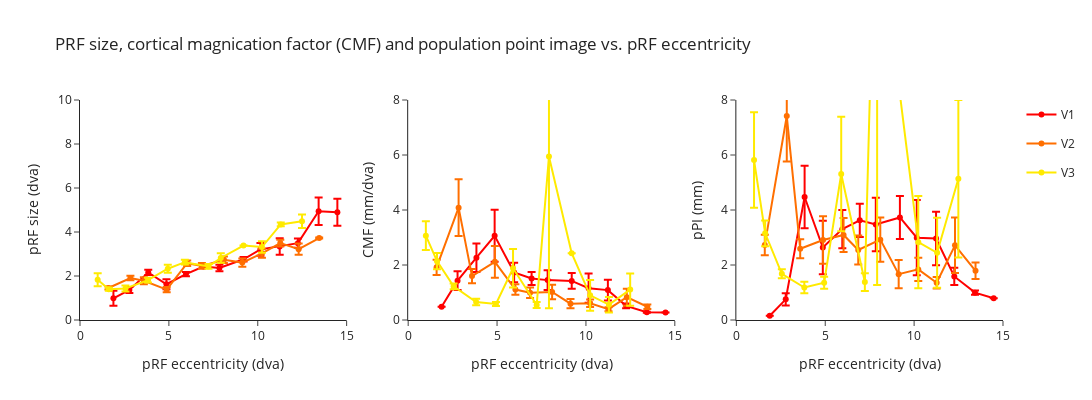

Notebook code cell kept with this figure:
### Code cell
fig = make_subplots(rows=1, cols=3)
roi_colors = px.colors.sequential.Rainbow_r

for roi_num, roi in enumerate(rois):
    #get bins
    df_roi = df.loc[(df.rsq>=0.3) & (df.roi_num==roi_num)]
    ecc_min_bins, ecc_max_bins, ecc_step_bins = 0, 15, 15
    bins = np.linspace(ecc_min_bins, ecc_max_bins, ecc_step_bins)
    df_bin = df_roi.groupby(pd.cut(df_roi['ecc'], bins=bins))

    # Make Figure
    fig.add_trace(go.Scatter(x=df_bin.mean().ecc, y=df_bin.mean()['size'], error_y=dict(type='data', array=df_bin.sem()['size']),
                             name = roi, legendgroup=roi, showlegend=True, line_color = roi_colors[roi_num]), row=1, col=1)
    fig.add_trace(go.Scatter(x=df_bin.mean().ecc, y=df_bin.mean().cmf, error_y=dict(type='data', array=df_bin.sem().cmf),
                             legendgroup=roi, showlegend=False, line_color =  roi_colors[roi_num]), row=1, col=2)
    fig.add_trace(go.Scatter(x=df_bin.mean().ecc, y=df_bin.mean().ppi, error_y=dict(type='data', array=df_bin.sem().ppi),
                             legendgroup=roi, showlegend=False, line_color =  roi_colors[roi_num]), row=1, col=3)

fig.update_layout(template= 'simple_white',
                  xaxis_title="pRF eccentricity (dva)", xaxis_range = [ecc_min_bins, ecc_max_bins],
                  xaxis2_title="pRF eccentricity (dva)", xaxis2_range = [ecc_min_bins, ecc_max_bins],
                  xaxis3_title="pRF eccentricity (dva)", xaxis3_range = [ecc_min_bins, ecc_max_bins],
                  yaxis_title="pRF size (dva)", yaxis_range = [0, 10],
                  yaxis2_title="CMF (mm/dva)", yaxis2_range = [0, 8],
                  yaxis3_title="pPI (mm)", yaxis3_range = [0, 8])

title = "PRF size, cortical magnication factor (CMF) and population point image vs. pRF eccentricity"
fig.update_layout(height=400, width=1200, title_text=title)
fig.show()

### Figure 1 — Plotly figure (JSON) as saved in the notebook; plotly's stock layout.template omitted (floating-point values rounded to 4 significant figures)
{"data": [{"error_y": {"array": [null, 0.3456, 0.1334, 0.1146, 0.225, 0.09495, 0.06747, 0.149, 0.09979, 0.2913, 0.3792, 0.2154, 0.6231, 0.6132], "type": "data"}, "legendgroup": "V1", "line": {"color": "rgb(255,0,0)"}, "name": "V1", "showlegend": true, "type": "scatter", "x": [null, 1.88, 2.777, 3.84, 4.864, 5.96, 6.943, 7.843, 9.2, 10.15, 11.23, 12.26, 13.42, 14.48], "xaxis": "x", "y": [null, 0.9879, 1.366, 2.164, 1.625, 2.087, 2.433, 2.361, 2.76, 3.211, 3.34, 3.494, 4.942, 4.893], "yaxis": "y"}, {"error_y": {"array": [null, null, 0.3413, 0.5168, 0.9484, 0.3582, 0.2363, 0.3594, 0.2838, 0.5332, 0.3773, 0.08773, 0.0194, null], "type": "data"}, "legendgroup": "V1", "line": {"color": "rgb(255,0,0)"}, "showlegend": false, "type": "scatter", "x": [null, 1.88, 2.777, 3.84, 4.864, 5.96, 6.943, 7.843, 9.2, 10.15, 11.23, 12.26, 13.42, 14.48], "xaxis": "x2", "y": [null, 0.4828, 1.43, 2.264, 3.064, 1.727, 1.51, 1.45, 1.422, 1.157, 1.087, 0.5152, 0.2801, 0.277], "yaxis": "y2"}, {"error_y": {"array": [null, null, 0.2244, 1.136, 0.9731, 0.6991, 0.6031, 0.9718, 0.779, 1.365, 0.9733, 0.3126, 0.07378, null], "type": "data"}, "legendgroup": "V1", "line": {"color": "rgb(255,0,0)"}, "showlegend": false, "type": "scatter", "x": [null, 1.88, 2.777, 3.84, 4.864, 5.96, 6.943, 7.843, 9.2, 10.15, 11.23, 12.26, 13.42, 14.48], "xaxis": "x3", "y": [null, 0.1525, 0.7501, 4.472, 2.635, 3.304, 3.623, 3.474, 3.728, 2.994, 2.964, 1.584, 0.9951, 0.7886], "yaxis": "y3"}, {"error_y": {"array": [null, 0.07271, 0.1063, 0.1612, 0.1226, 0.1251, 0.1345, 0.1461, 0.1881, 0.2048, 0.1537, 0.2545, 0.02544, null], "type": "data"}, "legendgroup": "V2", "line": {"color": "rgb(255,111,0)"}, "name": "V2", "showlegend": true, "type": "scatter", "x": [null, 1.599, 2.837, 3.592, 4.877, 6.032, 6.857, 8.097, 9.131, 10.23, 11.27, 12.3, 13.45, null], "xaxis": "x", "y": [null, 1.454, 1.91, 1.786, 1.38, 2.582, 2.459, 2.739, 2.61, 3.032, 3.497, 3.221, 3.725, null], "yaxis": "y"}, {"error_y": {"array": [null, 0.2763, 1.031, 0.2584, 0.5752, 0.192, 0.1913, 0.2657, 0.1666, 0.1342, 0.07002, 0.3085, 0.08479, null], "type": "data"}, "legendgroup": "V2", "line": {"color": "rgb(255,111,0)"}, "showlegend": false, "type": "scatter", "x": [null, 1.599, 2.837, 3.592, 4.877, 6.032, 6.857, 8.097, 9.131, 10.23, 11.27, 12.3, 13.45, null], "xaxis": "x2", "y": [null, 1.917, 4.085, 1.596, 2.115, 1.109, 0.9909, 1.02, 0.5938, 0.6084, 0.3923, 0.8304, 0.4811, null], "yaxis": "y2"}, {"error_y": {"array": [null, 0.3705, 1.655, 0.3464, 0.862, 0.6185, 0.5301, 0.8077, 0.5099, 0.4268, 0.2117, 1.013, 0.3036, null], "type": "data"}, "legendgroup": "V2", "line": {"color": "rgb(255,111,0)"}, "showlegend": false, "type": "scatter", "x": [null, 1.599, 2.837, 3.592, 4.877, 6.032, 6.857, 8.097, 9.131, 10.23, 11.27, 12.3, 13.45, null], "xaxis": "x3", "y": [null, 2.729, 7.417, 2.591, 2.91, 3.093, 2.545, 2.922, 1.668, 1.841, 1.356, 2.718, 1.79, null], "yaxis": "y3"}, {"error_y": {"array": [0.2916, 0.07001, 0.1343, 0.1084, 0.177, 0.1099, 0.1052, 0.2187, null, 0.2612, 0.08744, 0.3076, null, null], "type": "data"}, "legendgroup": "V3", "line": {"color": "rgb(255,234,0)"}, "name": "V3", "showlegend": true, "type": "scatter", "x": [0.9947, 1.621, 2.558, 3.824, 4.938, 5.899, 7.228, 7.92, 9.199, 10.23, 11.29, 12.49, null, null], "xaxis": "x", "y": [1.83, 1.402, 1.435, 1.812, 2.329, 2.628, 2.436, 2.819, 3.383, 3.316, 4.345, 4.487, null, null], "yaxis": "y"}, {"error_y": {"array": [0.5236, 0.2924, 0.1049, 0.1172, 0.07403, 0.6999, 0.1107, 5.521, null, 0.5616, 0.2822, 0.5835, null, null], "type": "data"}, "legendgroup": "V3", "line": {"color": "rgb(255,234,0)"}, "showlegend": false, "type": "scatter", "x": [0.9947, 1.621, 2.558, 3.824, 4.938, 5.899, 7.228, 7.92, 9.199, 10.23, 11.29, 12.49, null, null], "xaxis": "x2", "y": [3.068, 2.141, 1.226, 0.6555, 0.5838, 1.882, 0.5438, 5.946, 2.429, 0.8972, 0.557, 1.105, null, null], "yaxis": "y2"}, {"error_y": {"array": [1.736, 0.4656, 0.1624, 0.2077, 0.2171, 2.085, 0.3253, 16.77, null, 1.676, 1.275, 2.864, null, null], "type": "data"}, "legendgroup": "V3", "line": {"color": "rgb(255,234,0)"}, "showlegend": false, "type": "scatter", "x": [0.9947, 1.621, 2.558, 3.824, 4.938, 5.899, 7.228, 7.92, 9.199, 10.23, 11.29, 12.49, null, null], "xaxis": "x3", "y": [5.817, 3.151, 1.68, 1.181, 1.355, 5.31, 1.379, 18.05, 8.218, 2.83, 2.445, 5.135, null, null], "yaxis": "y3"}], "layout": {"height": 400, "title": {"text": "PRF size, cortical magnication factor (CMF) and population point image vs. pRF eccentricity"}, "width": 1200, "xaxis": {"anchor": "y", "domain": [0, 0.2889], "range": [0, 15], "title": {"text": "pRF eccentricity (dva)"}, "type": "linear"}, "xaxis2": {"anchor": "y2", "domain": [0.3556, 0.6444], "range": [0, 15], "title": {"text": "pRF eccentricity (dva)"}, "type": "linear"}, "xaxis3": {"anchor": "y3", "domain": [0.7111, 1], "range": [0, 15], "title": {"text": "pRF eccentricity (dva)"}, "type": "linear"}, "yaxis": {"anchor": "x", "domain": [0, 1], "range": [0, 10], "title": {"text": "pRF size (dva)"}, "type": "linear"}, "yaxis2": {"anchor": "x2", "domain": [0, 1], "range": [0, 8], "title": {"text": "CMF (mm/dva)"}, "type": "linear"}, "yaxis3": {"anchor": "x3", "domain": [0, 1], "range": [0, 8], "title": {"text": "pPI (mm)"}, "type": "linear"}}}
